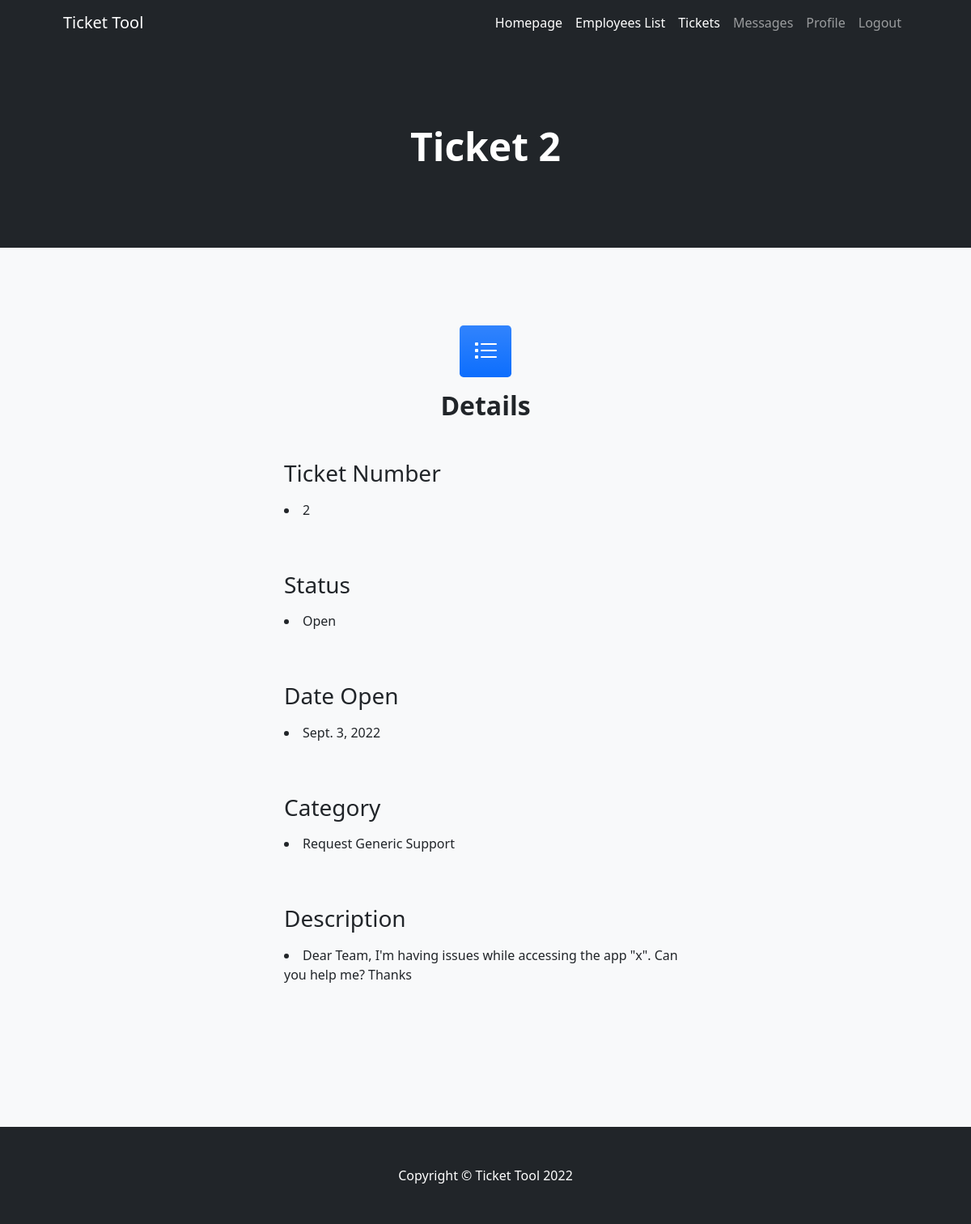
The app's page /Ticket/detail/2 with its own data.
### AppTickets/models.py (models this page shows)
class Ticket(models.Model):
    date_open=models.DateField(blank=True, null=True)
    status=models.CharField(max_length=50) #dropdown, cuando se crea el ticket el default debería ser open
    category=models.CharField(max_length=50) #dropdown
    description=models.CharField(max_length=500)

### AppTickets/views.py (the view)
# urls.py: path("Ticket/detail/<pk>",TicketDetailEmployee.as_view(),name="ticket_detail_employees"),
class TicketDetailEmployee(DetailView):
    model=Ticket
    template_name="AppTickets/employee_ticket_detail.html"

### AppTickets/templates/AppTickets/employee_ticket_detail.html (shortened to what this page needs)
{% extends 'AppEmployees/Employees.html' %}
{% block header %}
<h1 class="display-5 fw-bolder text-white mb-2"> Ticket {{ticket.id}}</h1>
{% endblock header %}
{% block content %}
<section class="bg-light py-5">
    <div class="container px-5 my-5 px-5">
        <div class="text-center mb-5">
            <div class="feature bg-primary bg-gradient text-white rounded-3 mb-3"><i class="bi-list-task"></i></div>
            <h2 class="fw-bolder">Details</h2>
        </div>
        <div class="row gx-5 justify-content-center">
            <div class="col-lg-6">
                    <div class="form-floating mb-3">
                        <h3>Ticket Number</h3>
                        <p><li>{{ticket.id}}</p>
                        <br><br>
                        <h3>Status</h3>
                        <p><li>{{ticket.status}}</p>
                        <br><br>
                        <h3>Date Open</h3>
                        <p><li>{{ticket.date_open}}</p>
                        <br><br>
                        <h3>Category</h3>
                        <p><li>{{ticket.category}}</p>
                        <br><br>
                        <h3>Description</h3>
                        <p><li>{{ticket.description}}</p>
                        <br><br>
                    </div>
            </div>
        </div>
    </div>
</section>
{% endblock content %}

### records on screen
Ticket: id "2", status "Open", date_open "Sept. 3, 2022", category "Request Generic Support", description "Dear Team, I'm having issues while accessing the app \"x\". Can you help me? Thanks"
